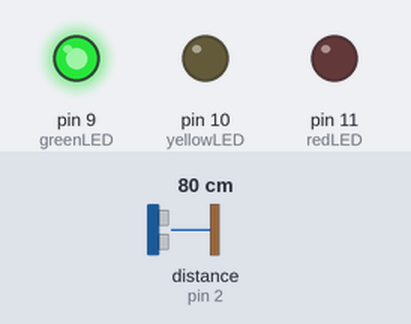
This sketch was run on a simulated Arduino Uno, built with avr-gcc and run on an emulated ATmega328P. Parts: output pins drawn as LEDs (lit = HIGH). Wiring (inferred from the names in the program): ultrasonic range finder: trigger pin 7; echo pin 2. Inputs (shaded band) come from the test bench; at power-on: distance to the obstacle (sensor on pin 2) 80 cm. The echo pulse lasts 58.3 µs per cm; pins used as bus, display or sensor lines are not drawn.

Above: at 1.2 s.
1.3 s: distance to the obstacle (sensor on pin 2) set to 2 cm
At 2.1 s:
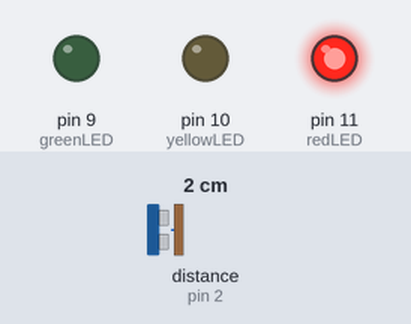
2.8 s: distance to the obstacle (sensor on pin 2) set to 18 cm
At 3.4 s:
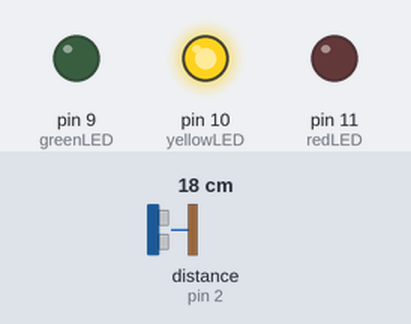
4.3 s: distance to the obstacle (sensor on pin 2) set to 4 cm
At 5.5 s:
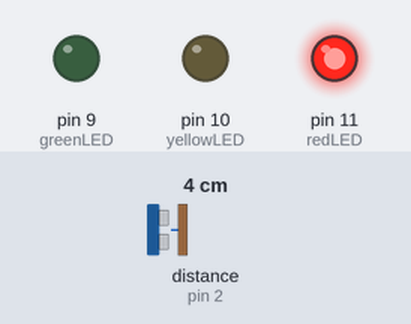
5.8 s: distance to the obstacle (sensor on pin 2) set to 35 cm
At 7.0 s:
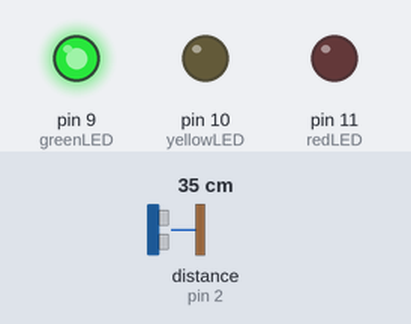
Timing chart, 0 to 8.3 s (numbered marks = the images above; inputs shaded):
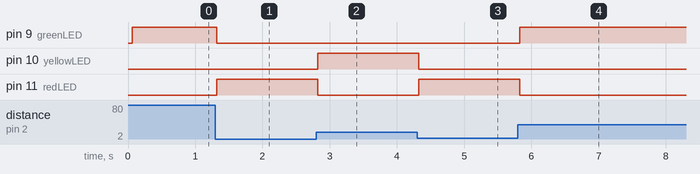

The sketch:

Distance_sensor.ino
```cpp
// sensor PINS
const int trigPin = 7;
const int echoPin = 2;

// led PINS
const int greenLED = 9;
const int yellowLED = 10;
const int redLED = 11;

volatile unsigned long startTime = 0;
volatile unsigned long duration = 0;
volatile bool newData = false;
unsigned long lastTrigger = 0;
const unsigned long triggerInterval = 60000;

// setup the trigger, echo and leds for output / input
void setup() {
  pinMode(trigPin, OUTPUT);
  pinMode(echoPin, INPUT);

  pinMode(greenLED, OUTPUT);
  pinMode(yellowLED, OUTPUT);
  pinMode(redLED, OUTPUT);

  attachInterrupt(digitalPinToInterrupt(echoPin), echoISR, CHANGE);
}

void loop() {
  unsigned long now = micros();

  // send triggers after 60ms (triggerInterval)
  if (now - lastTrigger >= triggerInterval) {
    lastTrigger = now;
    digitalWrite(trigPin, LOW);
    delayMicroseconds(2);
    digitalWrite(trigPin, HIGH);
    delayMicroseconds(10);
    digitalWrite(trigPin, LOW);
  }

  if (newData) {
    newData = false;
    long cm = microsecondsToCentimeters(duration);

    // leds ON / OFF based on distance to object in front
    if (cm > 30) {
      digitalWrite(greenLED, HIGH);
      digitalWrite(yellowLED, LOW);
      digitalWrite(redLED, LOW);
    } else if (cm > 15 && cm <= 30) {
      digitalWrite(greenLED, LOW);
      digitalWrite(yellowLED, HIGH);
      digitalWrite(redLED, LOW);
    } else {
      digitalWrite(greenLED, LOW);
      digitalWrite(yellowLED, LOW);
      digitalWrite(redLED, HIGH);
    }
  }
}

void echoISR() {
  if (digitalRead(echoPin) == HIGH) {
    startTime = micros();
  } else {
    duration = micros() - startTime;
    newData = true;
  }
}

long microsecondsToCentimeters(long microseconds) {
  return microseconds / 29 / 2;
}
```

Measured:
- after the input at 1.3 s, pin 9 (greenLED): HIGH → LOW at once; pin 11 (redLED): LOW → HIGH at once
- after the input at 2.8 s, pin 10 (yellowLED): LOW → HIGH at once; pin 11 (redLED): HIGH → LOW at once
- after the input at 4.3 s, pin 10 (yellowLED): HIGH → LOW at once; pin 11 (redLED): LOW → HIGH at once
- after the input at 5.8 s, pin 9 (greenLED): LOW → HIGH at once; pin 11 (redLED): HIGH → LOW at once
